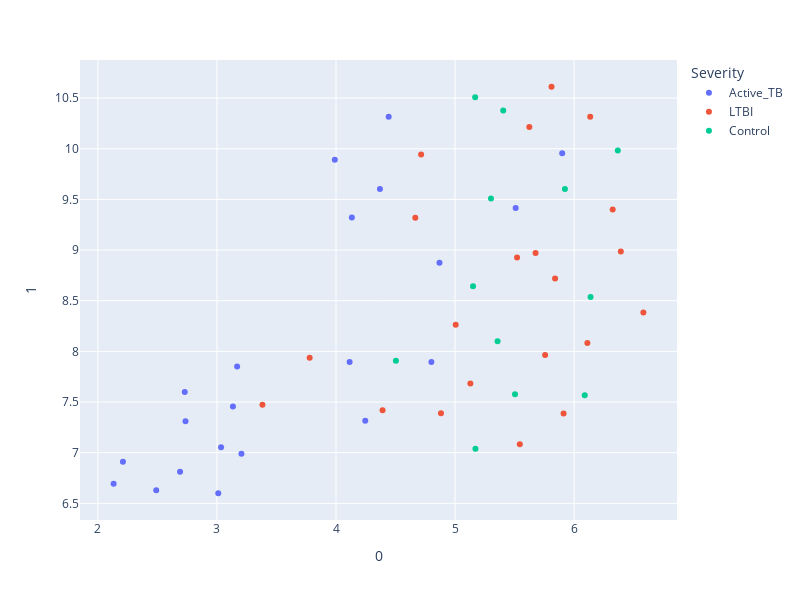

Notebook code cell kept with this figure:
### Code cell
# doing uMAP clustering
from umap import UMAP
import plotly.express as px

df = ldn

features = ldn

umap_2d = UMAP(n_components=2, init='random')

proj_2d = umap_2d.fit_transform(features)

fig_2d = px.scatter(
    proj_2d, x=0, y=1,
    color=severity, labels={'color': 'Severity'},
    height=600,width=800
)

fig_2d.show()

### Figure 1 — Plotly figure (JSON) as saved in the notebook; plotly's stock layout.template omitted (floating-point values rounded to 4 significant figures)
{"data": [{"hovertemplate": "Severity=Active_TB<br>0=%{x}<br>1=%{y}<extra></extra>", "legendgroup": "Active_TB", "marker": {"color": "#636efa", "symbol": "circle"}, "mode": "markers", "name": "Active_TB", "orientation": "v", "showlegend": true, "type": "scatter", "x": [2.736, 4.801, 4.114, 2.69, 2.49, 4.133, 3.169, 2.73, 3.035, 5.9, 4.369, 2.21, 3.134, 3.011, 3.206, 3.99, 4.869, 5.509, 2.132, 4.246, 4.442], "xaxis": "x", "y": [7.31, 7.895, 7.896, 6.813, 6.629, 9.321, 7.85, 7.6, 7.054, 9.955, 9.602, 6.91, 7.456, 6.6, 6.99, 9.893, 8.875, 9.414, 6.694, 7.315, 10.32], "yaxis": "y"}, {"hovertemplate": "Severity=LTBI<br>0=%{x}<br>1=%{y}<extra></extra>", "legendgroup": "LTBI", "marker": {"color": "#EF553B", "symbol": "circle"}, "mode": "markers", "name": "LTBI", "orientation": "v", "showlegend": true, "type": "scatter", "x": [4.666, 5.624, 4.882, 6.324, 4.391, 5.129, 5.912, 6.111, 6.582, 6.135, 5.005, 5.676, 5.84, 3.779, 5.757, 3.382, 5.521, 5.81, 6.392, 4.715, 5.544], "xaxis": "x", "y": [9.318, 10.22, 7.389, 9.401, 7.419, 7.684, 7.388, 8.082, 8.385, 10.32, 8.264, 8.971, 8.72, 7.937, 7.963, 7.473, 8.927, 10.61, 8.987, 9.943, 7.084], "yaxis": "y"}, {"hovertemplate": "Severity=Control<br>0=%{x}<br>1=%{y}<extra></extra>", "legendgroup": "Control", "marker": {"color": "#00cc96", "symbol": "circle"}, "mode": "markers", "name": "Control", "orientation": "v", "showlegend": true, "type": "scatter", "x": [5.357, 6.367, 4.503, 6.138, 5.151, 5.171, 5.923, 5.302, 6.089, 5.405, 5.169, 5.504], "xaxis": "x", "y": [8.1, 9.983, 7.908, 8.538, 8.643, 7.038, 9.602, 9.51, 7.567, 10.38, 10.51, 7.577], "yaxis": "y"}], "layout": {"height": 600, "legend": {"title": {"text": "Severity"}, "tracegroupgap": 0}, "margin": {"t": 60}, "width": 800, "xaxis": {"anchor": "y", "autorange": true, "domain": [0, 1], "range": [1.849, 6.865], "title": {"text": "0"}, "type": "linear"}, "yaxis": {"anchor": "x", "autorange": true, "domain": [0, 1], "range": [6.335, 10.88], "title": {"text": "1"}, "type": "linear"}}}
